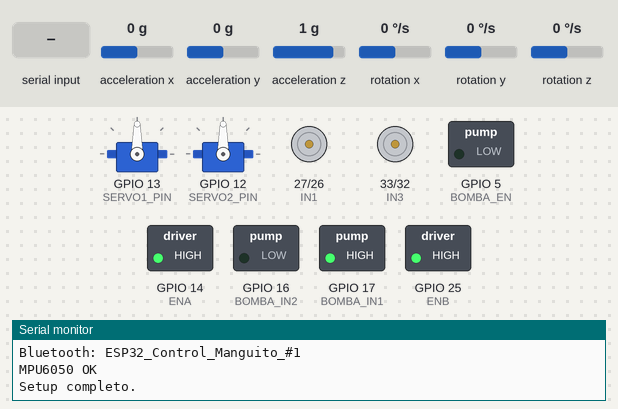
Bench run of a sketch on a simulated ESP32. Shown: 2 × servo, motor-driver pin pairs drawn as motors (green arrow = first pin HIGH = forward, orange = second pin HIGH = backward, longer = more drive), switched loads named in the sketch (green lamp = pin HIGH), the last lines printed to the serial monitor. Wiring (inferred from the names in the program): MPU-6050 motion sensor at I2C address 0x68. The inputs (shaded band) are chosen by the test bench; at power-on: acceleration x 0 g, acceleration y 0 g, acceleration z 1 g, rotation x 0 °/s, rotation y 0 °/s, rotation z 0 °/s. Nothing arrives over Bluetooth unless stated.

Above: at 1.3 s.
1.4 s: "A\n" received over the second serial link
At 2.6 s:
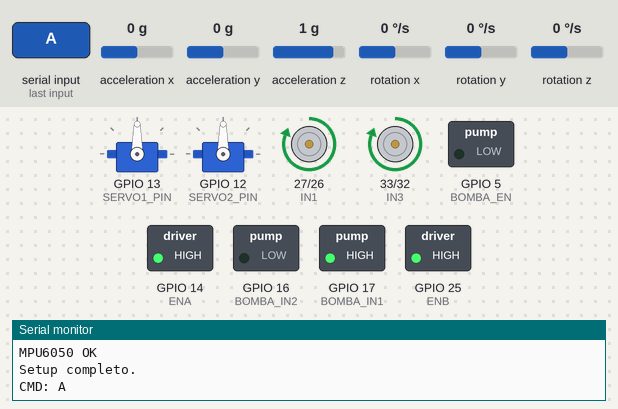
2.9 s: "B\n" received over the second serial link
At 4.1 s:
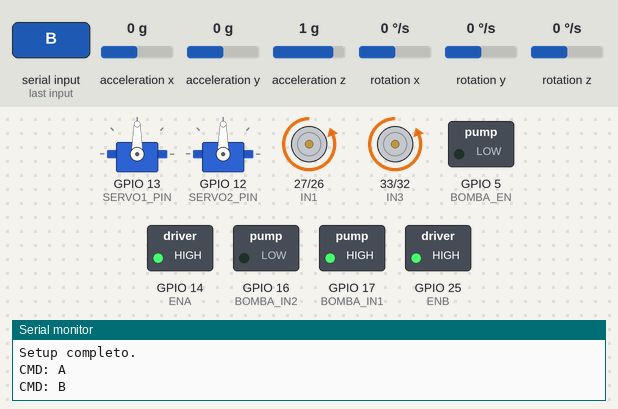
4.4 s: "C\n" received over the second serial link
At 4.8 s:
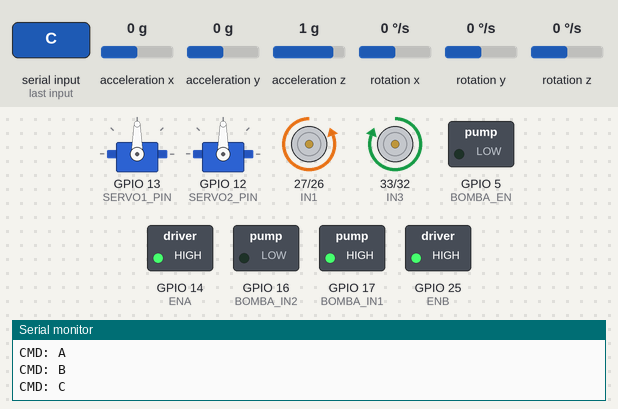
5.9 s: "D\n" received over the second serial link
At 6.3 s:
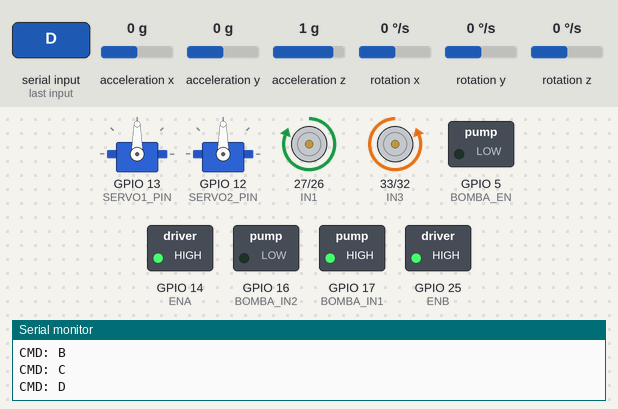
7.4 s: "R_ON\n" received over the second serial link
At 8.2 s:
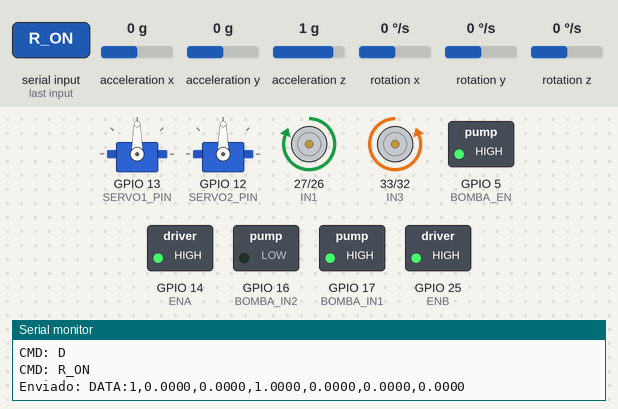
8.9 s: "E\n" received over the second serial link
At 9.4 s:
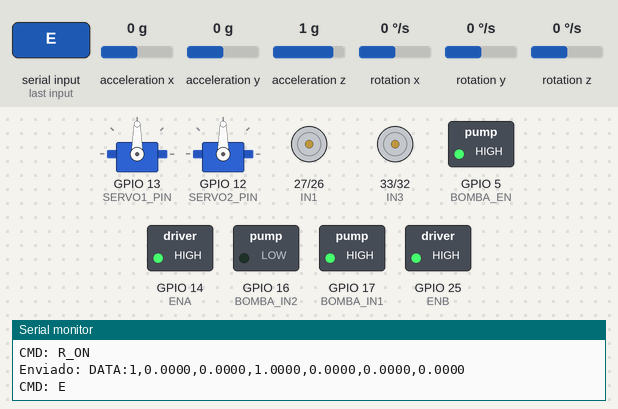
Timing chart, 0 to 11.4 s (numbered marks = the images above; inputs shaded):
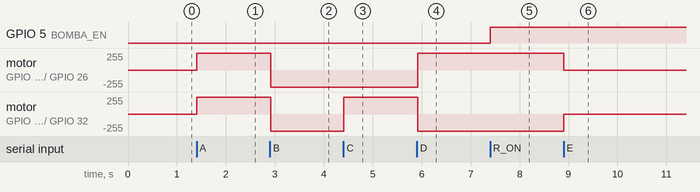

Measured:
- after the input at 1.4 s, motor on GPIO 27 (IN1) / GPIO 26 (IN2), motor on GPIO 33 (IN3) / GPIO 32 (IN4): stopped → forward 255/255 at once
- after the input at 2.9 s, motor on GPIO 27 (IN1) / GPIO 26 (IN2), motor on GPIO 33 (IN3) / GPIO 32 (IN4): forward 255/255 → backward 255/255 at once
- after the input at 4.4 s, motor on GPIO 33 (IN3) / GPIO 32 (IN4): backward 255/255 → forward 255/255 at once
- after the input at 5.9 s, motor on GPIO 27 (IN1) / GPIO 26 (IN2): backward 255/255 → forward 255/255 at once; motor on GPIO 33 (IN3) / GPIO 32 (IN4): forward 255/255 → backward 255/255 at once
- after the input at 7.4 s, GPIO 5 (BOMBA_EN): LOW → HIGH at once
- after the input at 8.9 s, motor on GPIO 27 (IN1) / GPIO 26 (IN2): forward 255/255 → stopped at once; motor on GPIO 33 (IN3) / GPIO 32 (IN4): backward 255/255 → stopped at once

The sketch:

dron_agricola.ino
```cpp
// ============================================================
//  Dron Agrícola — ESP32 Firmware v4 CORREGIDO
//
//  PINES CORREGIDOS (sin conflicto GPIO 21):
//  L298N #2 ahora usa GPIO 5, 17, 16  (antes 21, 19, 18 que
//  chocaban con SDA del MPU6050 en GPIO 21)
//
//  MPU6050: SDA=GPIO21, SCL=GPIO22  (I2C estándar ESP32)
//
//  LÓGICA: datos del sensor se envían UNA vez al presionar
//  DISPARO (R_ON). Formato: DATA:n,ax,ay,az,gx,gy,gz
// ============================================================

#include <BluetoothSerial.h>
#include <Wire.h>
#include <ESP32Servo.h>

// ── L298N #1 — Motores de tracción ───────────────────────────
#define ENA  14
#define IN1  27
#define IN2  26
#define ENB  25
#define IN3  33
#define IN4  32

// ── L298N #2 — Bomba de dispersión (PINES CORREGIDOS) ────────
#define BOMBA_EN   5    // antes 21 → conflicto con SDA
#define BOMBA_IN1  17   // antes 19
#define BOMBA_IN2  16   // antes 18

// ── Servos ───────────────────────────────────────────────────
#define SERVO1_PIN 13
#define SERVO2_PIN 12

// ── MPU6050 — I2C estándar ESP32 ─────────────────────────────
// SDA = GPIO 21  (Wire.begin() usa estos por defecto)
// SCL = GPIO 22
const int   MPU_ADDR    = 0x68;
const float ACCEL_SCALE = 16384.0f;
const float GYRO_SCALE  = 131.0f;
int16_t AcX, AcY, AcZ, Tmp, GyX, GyY, GyZ;

BluetoothSerial SerialBT;
Servo servo1, servo2;

String receivedData = "";
int    numDisparo   = 0;
int    servo1Pos    = 90;
int    servo2Pos    = 90;


// =============================================================
// MOVIMIENTO
// =============================================================
void stopMotors() {
    digitalWrite(IN1,LOW);  digitalWrite(IN2,LOW);
    digitalWrite(IN3,LOW);  digitalWrite(IN4,LOW);
}
void forward() {
    digitalWrite(IN1,HIGH); digitalWrite(IN2,LOW);
    digitalWrite(IN3,HIGH); digitalWrite(IN4,LOW);
}
void backward() {
    digitalWrite(IN1,LOW);  digitalWrite(IN2,HIGH);
    digitalWrite(IN3,LOW);  digitalWrite(IN4,HIGH);
}
void turnLeft() {
    digitalWrite(IN1,LOW);  digitalWrite(IN2,HIGH);
    digitalWrite(IN3,HIGH); digitalWrite(IN4,LOW);
}
void turnRight() {
    digitalWrite(IN1,HIGH); digitalWrite(IN2,LOW);
    digitalWrite(IN3,LOW);  digitalWrite(IN4,HIGH);
}


// =============================================================
// MPU6050
// =============================================================
bool initMPU6050() {
    Wire.beginTransmission(MPU_ADDR);
    Wire.write(0x6B);
    Wire.write(0);  // despertar el sensor
    byte err = Wire.endTransmission(true);
    if (err != 0) {
        Serial.print("Error MPU6050: ");
        Serial.println(err);
        return false;
    }
    Serial.println("MPU6050 OK");
    return true;
}

void readMPU6050() {
    Wire.beginTransmission(MPU_ADDR);
    Wire.write(0x3B);
    Wire.endTransmission(false);
    Wire.requestFrom(MPU_ADDR, 14, true);
    AcX = Wire.read()<<8 | Wire.read();
    AcY = Wire.read()<<8 | Wire.read();
    AcZ = Wire.read()<<8 | Wire.read();
    Tmp = Wire.read()<<8 | Wire.read();
    GyX = Wire.read()<<8 | Wire.read();
    GyY = Wire.read()<<8 | Wire.read();
    GyZ = Wire.read()<<8 | Wire.read();
}

// Formato: DATA:<disparo>,<ax>,<ay>,<az>,<gx>,<gy>,<gz>
// La app Android parsea exactamente este formato.
void enviarDatosSensor() {
    readMPU6050();
    float ax = AcX / ACCEL_SCALE;
    float ay = AcY / ACCEL_SCALE;
    float az = AcZ / ACCEL_SCALE;
    float gx = GyX / GYRO_SCALE;
    float gy = GyY / GYRO_SCALE;
    float gz = GyZ / GYRO_SCALE;

    String msg = "DATA:";
    msg += String(numDisparo) + ",";
    msg += String(ax, 4) + ",";
    msg += String(ay, 4) + ",";
    msg += String(az, 4) + ",";
    msg += String(gx, 4) + ",";
    msg += String(gy, 4) + ",";
    msg += String(gz, 4);

    SerialBT.println(msg);
    Serial.print("Enviado: "); Serial.println(msg);
}


// =============================================================
// SETUP
// =============================================================
void setup() {
    Serial.begin(115200);
    SerialBT.begin("ESP32_Control_Manguito_#1");
    Serial.println("Bluetooth: ESP32_Control_Manguito_#1");

    // L298N #1
    pinMode(ENA,OUTPUT); pinMode(IN1,OUTPUT); pinMode(IN2,OUTPUT);
    pinMode(ENB,OUTPUT); pinMode(IN3,OUTPUT); pinMode(IN4,OUTPUT);
    analogWrite(ENA, 255);
    analogWrite(ENB, 255);

    // L298N #2 (bomba) — pines corregidos
    pinMode(BOMBA_EN,OUTPUT);
    pinMode(BOMBA_IN1,OUTPUT);
    pinMode(BOMBA_IN2,OUTPUT);
    digitalWrite(BOMBA_IN1, HIGH);  // dirección fija
    digitalWrite(BOMBA_IN2, LOW);
    analogWrite(BOMBA_EN, 0);       // apagada al inicio

    // Servos
    servo1.attach(SERVO1_PIN);
    servo2.attach(SERVO2_PIN);
    servo1.write(servo1Pos);
    servo2.write(servo2Pos);

    // MPU6050 — SDA=21, SCL=22 (por defecto en ESP32)
    Wire.begin();
    delay(100);
    initMPU6050();

    Serial.println("Setup completo.");
}


// =============================================================
// LOOP
// =============================================================
void loop() {
    if (SerialBT.available()) {
        receivedData = SerialBT.readStringUntil('\n');
        receivedData.trim();
        Serial.print("CMD: "); Serial.println(receivedData);

        if      (receivedData == "A") forward();
        else if (receivedData == "B") backward();
        else if (receivedData == "C") turnLeft();
        else if (receivedData == "D") turnRight();
        else if (receivedData == "E") stopMotors();

        else if (receivedData == "R_ON") {
            numDisparo++;
            analogWrite(BOMBA_EN, 255);
            // Lee el sensor y envía datos AL MOMENTO del disparo
            delay(50);  // pequeña espera para estabilizar la lectura
            enviarDatosSensor();
        }
        else if (receivedData == "R_OFF") {
            analogWrite(BOMBA_EN, 0);
        }

        if (receivedData.startsWith("S1")) {
            int p = receivedData.substring(2).toInt();
            if (p >= 0 && p <= 180) { servo1Pos = p; servo1.write(p); }
        }
        if (receivedData.startsWith("S2")) {
            int p = receivedData.substring(2).toInt();
            if (p >= 0 && p <= 180) { servo2Pos = p; servo2.write(p); }
        }
    }
    delay(20);
}
```
